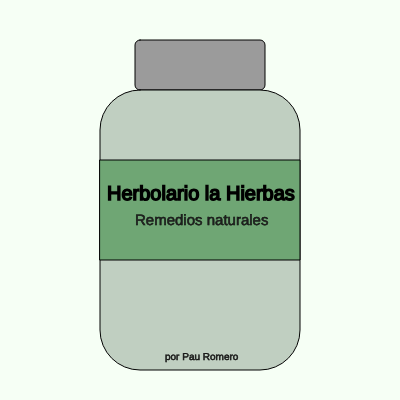
Frame 1 (no input)
Frame 60 (no input): identical to frame 1, image omitted
Frame 120 (the mouse pressed at the canvas centre since frame 60): identical to frame 1, image omitted

The p5.js sketch that drew this single still picture (run headless with seeded random() and noise() and a simulated clock; from frame 60 on, the mouse is pressed at the canvas centre):

// p5.js sketch
// ── sketch.js
function setup() {
  createCanvas(400, 400);
}

function draw() {
  background(246, 255, 245);
  fill(155);
  stroke(3);
  strokeWeight(1);
  rect(135,40,130,50,5)
  
    fill(192, 207, 193);
  stroke(3);
  strokeWeight(1);
  rect(100,90,200,280,40)
  
  fill(111, 166, 116)
  stroke(0)
  rect(100,160,200,100)
 
    stroke(0);
  strokeWeight(1.5);
  fill(0)
  textSize(20)
  text("Herbolario la Hierbas", 107,200)
  stroke(0)  
  strokeWeight(0.5)
  fill(30)
  textSize(15)
  text("Remedios naturales", 135,225)
  textSize(10)
  text("por Pau Romero",165,360)
}
// ── styles.css
:root {
    --fondo-web: #f6fff5;
    --texto-cabecera: #efefef;
    --fondo-nav: #000000;
    --texto-principal: #171717;
    --subtítulo: #000000;
    --fondo-aside: #1c2a1a;
    --borde-aside: #354936;
    --texto-aside: #d6d6d6;
}

body {
    font-family: 'Lucida Sans', 'Lucida Sans Regular', 'Lucida Grande', 'Lucida Sans Unicode', Geneva, Verdana, sans-serif; /* Define la fuente del texto */
    margin: 0; 
    padding: 0; 
    background-color: var(--fondo-web);
    text-align: center; 
}

nav {
    margin: auto; 
    padding-top: 10px;
    padding-bottom: 10px;
    background-color: #000000;
}

footer {
    background-color: #000000;
    color: white;
    padding-top: 10px;
    padding-bottom: 10px;
    text-align: center; 
}

header {
    margin: auto;
}

nav ul {
    list-style-type: none; 
    padding: 0; 
}

nav ul li {
    display: inline; 
    margin-right: 5%; 
    padding-left: 5%;
}

nav ul li a {
    color: var(--texto-cabecera);
    text-decoration: none; 
}

article {
    margin-bottom: 20px; 
    padding: 20px; 
}

article img {
    max-width: 100%;
    height: auto; 
}

footer ul li {
    display: inline;
    text-align: center;
    padding-left: 5vw;
    padding-right: 5vw;
}

/* Fuentes y textos de la web */
header h1 {
    font-size: calc(3.5vw + 3.5vh); 
    position: absolute; /* Fija la posición relativa al contenedor */
    top: 25vh; /* Ajusta la distancia desde la parte superior en función del alto del viewport */
    left: 50%; 
    transform: translateX(-50%);
    color: var(--texto-cabecera)
}

.contenedor{ /* Contenedor de la cabecera de la web */
    background-image: url(CABECERA.png);
    background-repeat: no-repeat;
    background-position: center;
    background-size: cover;
    height:50vw;
}

.contenedor-imagen-texto {
    display: flex;
    align-items: center;
    margin-left: 5%;
}

.texto-introducción { /* Párrafo inicial de la introducción */
    color: var(--texto-principal);
    flex: 1; 
    margin: 0; 
    padding: 0; 
    font-size: calc(1vw + 1vh);
    text-align: left;
    margin-left: 5%;
    margin-right: 5%;
}

.títuloh2{ /* Títulos de sección */
    color: var(--subtítulo);
    margin-top: 80px;
    padding: 20px;
    font-size: xx-large;
    font-family: Verdana, Geneva, Tahoma, sans-serif;

} 

.párrafo{  /* Texto de las preguntas -sobre nosotros- */
    padding-top: 20px;
    padding-bottom: 10px;
    margin-left:5%;
    margin-right: 12%;
    padding: 10px;
    color: var(--texto-principal);
    text-align: right;
    font-family: Cambria, Cochin, Georgia, Times, 'Times New Roman', serif;
}

.subtítulo1{  /* Texto introducción de productos */
    text-align: center;
}

.subtítulo2{ /* Títulos de las preguntas-sobre nosotros- */
    text-align: right;
    margin-right: 50px;
}

.subtítulo1, .subtítulo2 {
    font-family: Cambria, Cochin, Georgia, Times, 'Times New Roman', serif;
    font-size: x-large;
    padding: 100px;
    padding-top: 40px;
    padding-bottom: 10px;
    color: var(--subtítulo);
}

.contenedor-principal {
    display: flex;
    justify-content: space-between; /* Espacio entre main y aside */
    align-items: stretch;
}

main {
    flex: 1; 
    margin: 0; 
}

.contenedor-seccion { /* Sección sobre nosotros */
    display: flex;
    align-items: center; 
    margin: 20px;
}

.imagen-izquierda-seccion {
    display: flex;
    max-width: 500px; 
    margin-right: 5%; 
}

/* Contenedor principal del aside */
.aside-derecho {
    width: 10%; 
    padding: 10px; 
    background-color: var(--fondo-aside);
    border-left: 1px solid var(--borde-aside);
    height: auto; 
}

/* Texto rotativo del aside */
.inclinado {
    transform: rotate(0deg); 
    display: inline-block; /* Asegura que el transform funcione correctamente */
    text-align: center;
    font-family: Verdana, Geneva, Tahoma, sans-serif;
    margin-top: 50%;
    margin-bottom: 65%;
    color: var(--texto-aside);
    font-size: calc(1vw + 1vh); 
}

.inclinado:nth-child(1) { transform: rotate(0deg); }
.inclinado:nth-child(2) { transform: rotate(-20deg); }
.inclinado:nth-child(3) { transform: rotate(-40deg); }
.inclinado:nth-child(4) { transform: rotate(-60deg); }
.inclinado:nth-child(5) { transform: rotate(-80deg); }
.inclinado:nth-child(6) { transform: rotate(-100deg); }
.inclinado:nth-child(7) { transform: rotate(-120deg); }
.inclinado:nth-child(8) { transform: rotate(-140deg); }
.inclinado:nth-child(9) { transform: rotate(-160deg); }
.inclinado:nth-child(10) { transform: rotate(-180deg); }
.inclinado:nth-child(11) { transform: rotate(160deg); }
.inclinado:nth-child(12) { transform: rotate(140deg); }
.inclinado:nth-child(13) { transform: rotate(120deg); }
.inclinado:nth-child(14) { transform: rotate(100deg); }
.inclinado:nth-child(15) { transform: rotate(80deg); }
.inclinado:nth-child(16) { transform: rotate(60deg); }
.inclinado:nth-child(17) { transform: rotate(40deg); }
.inclinado:nth-child(18) { transform: rotate(20deg); }


/* Media Query para pantallas estrechas */
@media (max-width: 1000px) {
    .contenedor-seccion {
        flex-direction: column; 
        align-items: center;
        margin: 0; 
        padding: 0;
    }

    .imagen-izquierda-seccion {
        flex-direction: column; 
        align-items: center; 
        margin-right: 0; 
        margin-bottom: 10px;
    }

    .contenedor-imagen-texto {
        flex-direction: column; 
        align-items: center; 
        margin-left: 5%;
        margin-right: 10%;
    }

    .texto-descripcion-seccion {
        flex-direction: column; 
        align-items: right; 
        margin: 0; 
        padding: 0; 
    }
}

/* Ajustes y efectos imágenes de productos */
.fila {
    display: flex;
}

.fila img {
    max-width: 33%; 
    height: auto;
}

img:hover{
transform: scale(1.06);
}

img {
    transition: transform 0.3s ease; /* Transición suave al escalar */
}

/* Sección de las partículas (Elemento ART.NET) */
.particle-container { 
    position: fixed;
    top: 0;
    left: 0;
    width: 100%;
    height: 100%;
    overflow: hidden;
    pointer-events: none; /* Permite que el usuario interactúe con la página sin interferencias */
}

.particle {
    position: absolute;
    border-radius: 50%;
    background: rgba(34, 139, 34, 0.8);
    opacity: 0.6;
    animation: float linear infinite; /* Animación en bucle */
}

@keyframes float {
    0% {
        transform: translateX(0) translateY(0);
        opacity: 1;
    }
    100% {
        transform: translateX(10vw) translateY(100vh);
        opacity: 0;
    }
}

/* Estilos para las partículas */
.particle:nth-child(1) {
    width: 10px;
    height: 10px;
    left: 10%; 
    animation-duration: 6s; /* Tiempo de animación para la primera partícula */
}

.particle:nth-child(2) {
    width: 20px;
    height: 20px;
    left: 20%;
    animation-duration: 8s; /* Tiempo de animación para la segunda partícula */
}

.particle:nth-child(3) {
    width: 15px;
    height: 15px;
    left: 30%;
    animation-duration: 7s; /* Tiempo de animación para la tercera partícula */
}

.particle:nth-child(4) {
    width: 12px;
    height: 12px;
    left: 40%;
    animation-duration: 9s; /* Tiempo de animación para la cuarta partícula */
}

.particle:nth-child(5) {
    width: 18px;
    height: 18px;
    left: 50%;
    animation-duration: 6.5s; /* Tiempo de animación para la quinta partícula */
}

.particle:nth-child(6) {
    width: 25px;
    height: 25px;
    left: 60%;
    animation-duration: 7.5s; /* Tiempo de animación para la sexta partícula */
}

.particle:nth-child(7) {
    width: 22px;
    height: 22px;
    left: 70%;
    animation-duration: 8.5s; /* Tiempo de animación para la séptima partícula */
}

.particle:nth-child(8) {
    width: 30px;
    height: 30px;
    left: 80%;
    animation-duration: 6.8s; /* Tiempo de animación para la octava partícula */
}

.particle:nth-child(9) {
    width: 14px;
    height: 14px;
    left: 90%;
    animation-duration: 8.2s; /* Tiempo de animación para la novena partícula */
}

.particle:nth-child(10) {
    width: 16px;
    height: 16px;
    left: 95%;
    animation-duration: 7.2s; /* Tiempo de animación para la décima partícula */
}
